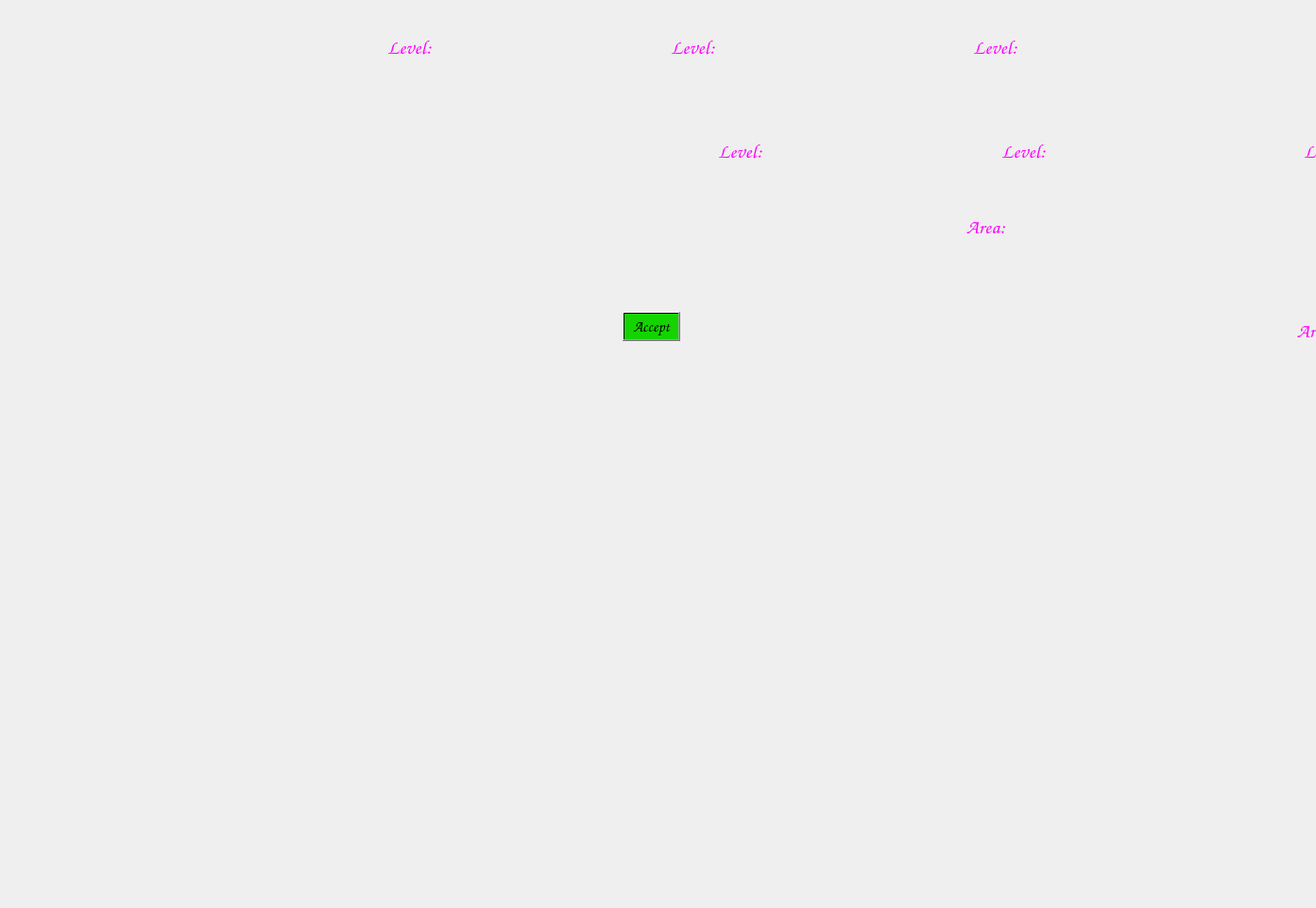
<?xml version="1.0" encoding="UTF-8"?>
<ui version="4.0">
 <class>Gandom</class>
 <widget class="QWidget" name="Gandom">
  <property name="geometry">
   <rect>
    <x>0</x>
    <y>0</y>
    <width>1393</width>
    <height>961</height>
   </rect>
  </property>
  <property name="windowTitle">
   <string>Form</string>
  </property>
  <widget class="QScrollArea" name="scrollArea">
   <property name="geometry">
    <rect>
     <x>390</x>
     <y>370</y>
     <width>591</width>
     <height>391</height>
    </rect>
   </property>
   <property name="styleSheet">
    <string notr="true">background-color: qlineargradient(spread:pad, x1:0, y1:0, x2:1, y2:1, stop:0 rgba(255, 255, 255, 0), stop:1 rgba(255, 255, 255, 0));
border-top-color: rgb(255, 0, 127);</string>
   </property>
   <property name="frameShape">
    <enum>QFrame::NoFrame</enum>
   </property>
   <property name="frameShadow">
    <enum>QFrame::Plain</enum>
   </property>
   <property name="widgetResizable">
    <bool>true</bool>
   </property>
   <widget class="QWidget" name="scrollAreaWidgetContents">
    <property name="geometry">
     <rect>
      <x>0</x>
      <y>0</y>
      <width>591</width>
      <height>391</height>
     </rect>
    </property>
   </widget>
  </widget>
  <widget class="QLabel" name="level">
   <property name="geometry">
    <rect>
     <x>980</x>
     <y>20</y>
     <width>151</width>
     <height>61</height>
    </rect>
   </property>
   <property name="font">
    <font>
     <family>Comic Sans MS</family>
     <pointsize>18</pointsize>
     <weight>75</weight>
     <bold>true</bold>
    </font>
   </property>
   <property name="text">
    <string>&lt;html&gt;&lt;head/&gt;&lt;body&gt;&lt;p align=&quot;center&quot;&gt;&lt;span style=&quot; font-size:16pt; color:#ff00ff;&quot;&gt;Level: &lt;/span&gt;&lt;/p&gt;&lt;/body&gt;&lt;/html&gt;</string>
   </property>
  </widget>
  <widget class="QLabel" name="area">
   <property name="geometry">
    <rect>
     <x>970</x>
     <y>210</y>
     <width>151</width>
     <height>61</height>
    </rect>
   </property>
   <property name="font">
    <font>
     <family>Comic Sans MS</family>
     <pointsize>18</pointsize>
     <weight>75</weight>
     <bold>true</bold>
    </font>
   </property>
   <property name="text">
    <string>&lt;!DOCTYPE HTML PUBLIC &quot;-//W3C//DTD HTML 4.0//EN&quot; &quot;http://www.w3.org/TR/REC-html40/strict.dtd&quot;&gt;
&lt;html&gt;&lt;head&gt;&lt;meta name=&quot;qrichtext&quot; content=&quot;1&quot; /&gt;&lt;style type=&quot;text/css&quot;&gt;
p, li { white-space: pre-wrap; }
&lt;/style&gt;&lt;/head&gt;&lt;body style=&quot; font-family:'Comic Sans MS'; font-size:18pt; font-weight:600; font-style:normal;&quot;&gt;
&lt;p align=&quot;center&quot; style=&quot; margin-top:12px; margin-bottom:12px; margin-left:0px; margin-right:0px; -qt-block-indent:0; text-indent:0px;&quot;&gt;&lt;span style=&quot; font-size:16pt; font-style:italic; color:#ff00ff;&quot;&gt;Area&lt;/span&gt;&lt;span style=&quot; font-size:16pt; color:#ff00ff;&quot;&gt;: &lt;/span&gt;&lt;/p&gt;&lt;/body&gt;&lt;/html&gt;</string>
   </property>
  </widget>
  <widget class="QLabel" name="work">
   <property name="geometry">
    <rect>
     <x>360</x>
     <y>20</y>
     <width>151</width>
     <height>61</height>
    </rect>
   </property>
   <property name="font">
    <font>
     <family>Comic Sans MS</family>
     <pointsize>18</pointsize>
     <weight>75</weight>
     <bold>true</bold>
    </font>
   </property>
   <property name="text">
    <string>&lt;html&gt;&lt;head/&gt;&lt;body&gt;&lt;p align=&quot;center&quot;&gt;&lt;span style=&quot; font-size:16pt; color:#ff00ff;&quot;&gt;Level: &lt;/span&gt;&lt;/p&gt;&lt;/body&gt;&lt;/html&gt;</string>
   </property>
  </widget>
  <widget class="QPushButton" name="sabt">
   <property name="geometry">
    <rect>
     <x>659</x>
     <y>330</y>
     <width>61</width>
     <height>31</height>
    </rect>
   </property>
   <property name="font">
    <font>
     <family>Comic Sans MS</family>
     <pointsize>12</pointsize>
     <weight>75</weight>
     <bold>true</bold>
    </font>
   </property>
   <property name="styleSheet">
    <string notr="true">background-color: qlineargradient(spread:pad, x1:0, y1:0, x2:1, y2:1, stop:0.508197 rgba(20, 212, 0, 255));
color: rgb(0, 0, 0);</string>
   </property>
   <property name="text">
    <string>Accept</string>
   </property>
  </widget>
  <widget class="QLabel" name="up">
   <property name="geometry">
    <rect>
     <x>660</x>
     <y>20</y>
     <width>151</width>
     <height>61</height>
    </rect>
   </property>
   <property name="font">
    <font>
     <family>Comic Sans MS</family>
     <pointsize>18</pointsize>
     <weight>75</weight>
     <bold>true</bold>
    </font>
   </property>
   <property name="text">
    <string>&lt;html&gt;&lt;head/&gt;&lt;body&gt;&lt;p align=&quot;center&quot;&gt;&lt;span style=&quot; font-size:16pt; color:#ff00ff;&quot;&gt;Level: &lt;/span&gt;&lt;/p&gt;&lt;/body&gt;&lt;/html&gt;</string>
   </property>
  </widget>
  <widget class="QLabel" name="work_2">
   <property name="geometry">
    <rect>
     <x>710</x>
     <y>130</y>
     <width>151</width>
     <height>61</height>
    </rect>
   </property>
   <property name="font">
    <font>
     <family>Comic Sans MS</family>
     <pointsize>18</pointsize>
     <weight>75</weight>
     <bold>true</bold>
    </font>
   </property>
   <property name="text">
    <string>&lt;html&gt;&lt;head/&gt;&lt;body&gt;&lt;p align=&quot;center&quot;&gt;&lt;span style=&quot; font-size:16pt; color:#ff00ff;&quot;&gt;Level: &lt;/span&gt;&lt;/p&gt;&lt;/body&gt;&lt;/html&gt;</string>
   </property>
  </widget>
  <widget class="QLabel" name="up_2">
   <property name="geometry">
    <rect>
     <x>1010</x>
     <y>130</y>
     <width>151</width>
     <height>61</height>
    </rect>
   </property>
   <property name="font">
    <font>
     <family>Comic Sans MS</family>
     <pointsize>18</pointsize>
     <weight>75</weight>
     <bold>true</bold>
    </font>
   </property>
   <property name="text">
    <string>&lt;html&gt;&lt;head/&gt;&lt;body&gt;&lt;p align=&quot;center&quot;&gt;&lt;span style=&quot; font-size:16pt; color:#ff00ff;&quot;&gt;Level: &lt;/span&gt;&lt;/p&gt;&lt;/body&gt;&lt;/html&gt;</string>
   </property>
  </widget>
  <widget class="QLabel" name="level_2">
   <property name="geometry">
    <rect>
     <x>1330</x>
     <y>130</y>
     <width>151</width>
     <height>61</height>
    </rect>
   </property>
   <property name="font">
    <font>
     <family>Comic Sans MS</family>
     <pointsize>18</pointsize>
     <weight>75</weight>
     <bold>true</bold>
    </font>
   </property>
   <property name="text">
    <string>&lt;html&gt;&lt;head/&gt;&lt;body&gt;&lt;p align=&quot;center&quot;&gt;&lt;span style=&quot; font-size:16pt; color:#ff00ff;&quot;&gt;Level: &lt;/span&gt;&lt;/p&gt;&lt;/body&gt;&lt;/html&gt;</string>
   </property>
  </widget>
  <widget class="QLabel" name="area_2">
   <property name="geometry">
    <rect>
     <x>1320</x>
     <y>320</y>
     <width>151</width>
     <height>61</height>
    </rect>
   </property>
   <property name="font">
    <font>
     <family>Comic Sans MS</family>
     <pointsize>18</pointsize>
     <weight>75</weight>
     <bold>true</bold>
    </font>
   </property>
   <property name="text">
    <string>&lt;!DOCTYPE HTML PUBLIC &quot;-//W3C//DTD HTML 4.0//EN&quot; &quot;http://www.w3.org/TR/REC-html40/strict.dtd&quot;&gt;
&lt;html&gt;&lt;head&gt;&lt;meta name=&quot;qrichtext&quot; content=&quot;1&quot; /&gt;&lt;style type=&quot;text/css&quot;&gt;
p, li { white-space: pre-wrap; }
&lt;/style&gt;&lt;/head&gt;&lt;body style=&quot; font-family:'Comic Sans MS'; font-size:18pt; font-weight:600; font-style:normal;&quot;&gt;
&lt;p align=&quot;center&quot; style=&quot; margin-top:12px; margin-bottom:12px; margin-left:0px; margin-right:0px; -qt-block-indent:0; text-indent:0px;&quot;&gt;&lt;span style=&quot; font-size:16pt; font-style:italic; color:#ff00ff;&quot;&gt;Area&lt;/span&gt;&lt;span style=&quot; font-size:16pt; color:#ff00ff;&quot;&gt;: &lt;/span&gt;&lt;/p&gt;&lt;/body&gt;&lt;/html&gt;</string>
   </property>
  </widget>
 </widget>
 <resources/>
 <connections/>
</ui>
